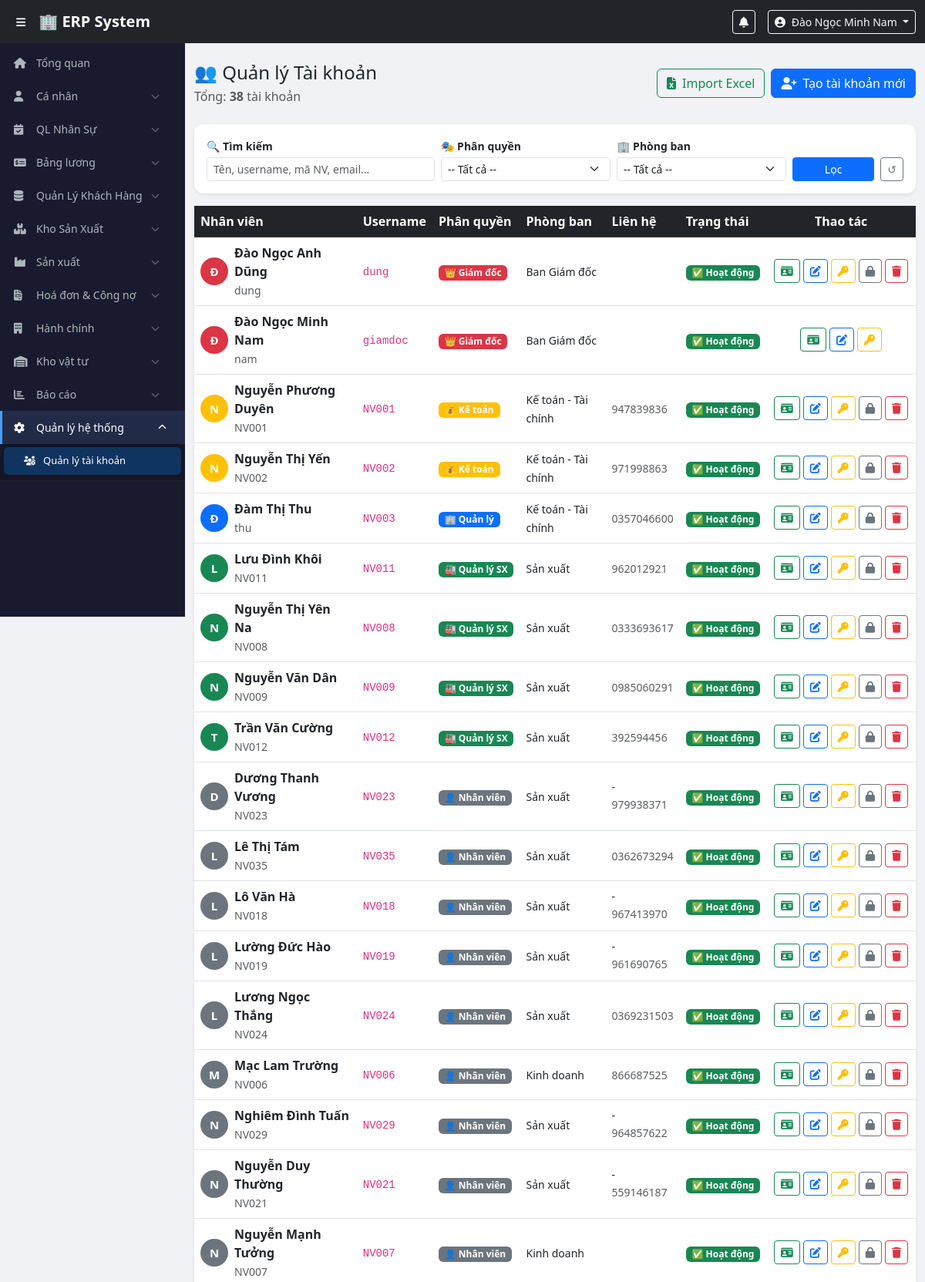
The app's page /modules/users/index.php (signed in, upper part) with its own data.
### tables this page shows
CREATE TABLE `users` (
  `id` int(11) NOT NULL,
  `employee_code` varchar(20) NOT NULL,
  `full_name` varchar(100) NOT NULL,
  `username` varchar(50) NOT NULL,
  `password_hash` varchar(255) NOT NULL,
  `email` varchar(100) DEFAULT NULL,
  `phone` varchar(20) DEFAULT NULL,
  `role_id` int(11) NOT NULL,
  `department_id` int(11) DEFAULT NULL,
  `is_active` tinyint(1) DEFAULT 1,
  `created_at` timestamp NOT NULL DEFAULT current_timestamp()
);

CREATE TABLE `roles` (
  `id` int(11) NOT NULL,
  `name` varchar(50) NOT NULL,
  `display_name` varchar(100) NOT NULL
);

CREATE TABLE `departments` (
  `id` int(11) NOT NULL,
  `name` varchar(100) NOT NULL,
  `created_at` timestamp NOT NULL DEFAULT current_timestamp()
);

### config/auth.php (called while the page is built, shortened)
<?php
function isLoggedIn() {
    return isset($_SESSION['user_id']) && !empty($_SESSION['user_id']);
}
function hasRole(...$roles) {
    return in_array($_SESSION['role'], $roles);
}
function currentUser() {
    return [
        'id'          => $_SESSION['user_id']   ?? null,
        'full_name'   => $_SESSION['full_name'] ?? '',
        'username'    => $_SESSION['username']  ?? '',
        'role'        => $_SESSION['role']      ?? '',
        'role_name'   => $_SESSION['role_name'] ?? '',
        'employee_code' => $_SESSION['employee_code'] ?? '',
        'department_id' => $_SESSION['department_id'] ?? null,
    ];
}
function getRoleBadge($role) {
    $map = [
        'director'   => ['class' => 'danger',   'icon' => '👑', 'label' => 'Giám đốc'],
        'accountant' => ['class' => 'warning',   'icon' => '💰', 'label' => 'Kế toán'],
        'manager'    => ['class' => 'primary',   'icon' => '🏢', 'label' => 'Quản lý'],
        'warehouse'  => ['class' => 'info',      'icon' => '📦', 'label' => 'Quản lý Kho'],
        'production' => ['class' => 'success',   'icon' => '🏭', 'label' => 'Quản lý SX'],
        'employee'   => ['class' => 'secondary', 'icon' => '👤', 'label' => 'Nhân viên'],
    ];
    return $map[$role] ?? ['class' => 'secondary', 'icon' => '❓', 'label' => $role];
}
?>

### modules/users/index.php (the view, shortened to what this page needs)
<?php
require_once $_SERVER['DOCUMENT_ROOT'] . '/erp/config/auth.php';
$pdo  = getDBConnection();
$search     = trim($_GET['search']  ?? '');
$sql    = "SELECT u.*, r.name AS role, r.display_name AS role_name, d.name AS dept_name
           FROM users u
           JOIN roles r ON u.role_id = r.id
           LEFT JOIN departments d ON u.department_id = d.id
           WHERE 1=1 ";
$params = [];
$sql .= " ORDER BY u.is_active DESC, r.id ASC, u.full_name ASC";
$stmt = $pdo->prepare($sql);
$stmt->execute($params);
$users = $stmt->fetchAll();
include $_SERVER['DOCUMENT_ROOT'] . '/erp/includes/header.php';
include $_SERVER['DOCUMENT_ROOT'] . '/erp/includes/sidebar.php';
?>
<div class="main-content">
<div class="container-fluid py-4">
    <div class="d-flex justify-content-between align-items-center mb-4">
        <div>
            <h4 class="mb-1">👥 Quản lý Tài khoản</h4>
            <p class="text-muted mb-0">Tổng: <strong><?= count($users) ?></strong> tài khoản</p>
        </div>
        <div class="d-flex gap-2">
            <a href="/erp/modules/users/import_excel.php" class="btn btn-outline-success">
                <i class="fas fa-file-excel me-2"></i>Import Excel
            </a>
            <a href="/erp/modules/users/create.php" class="btn btn-primary">
                <i class="fas fa-user-plus me-2"></i>Tạo tài khoản mới
            </a>
        </div>
    </div>
    <div class="card border-0 shadow-sm mb-3">
        <div class="card-body py-3">
            <form method="GET" class="row g-2 align-items-end">
                <div class="col-md-4">
                    <label class="form-label small fw-semibold mb-1">🔍 Tìm kiếm</label>
                    <input type="text" name="search" class="form-control form-control-sm"
                           placeholder="Tên, username, mã NV, email..."
                           value="<?= htmlspecialchars($search) ?>">
                </div>
                <div class="col-md-3">
                    <label class="form-label small fw-semibold mb-1">🎭 Phân quyền</label>
                    <select name="role" class="form-select form-select-sm">
                        <option value="">-- Tất cả --</option>
                    </select>
                </div>
                <div class="col-md-3">
                    <label class="form-label small fw-semibold mb-1">🏢 Phòng ban</label>
                    <select name="dept" class="form-select form-select-sm">
                        <option value="">-- Tất cả --</option>
                    </select>
                </div>
                <div class="col-md-2 d-flex gap-2">
                    <button type="submit" class="btn btn-primary btn-sm w-100">Lọc</button>
                    <a href="/erp/modules/users/index.php" class="btn btn-outline-secondary btn-sm">↺</a>
                </div>
            </form>
        </div>
    </div>
    <div class="card border-0 shadow-sm">
        <div class="card-body p-0">
            <div class="table-responsive">
                <table class="table table-hover align-middle mb-0">
                    <thead class="table-dark">
                        <tr>
                            <th>Nhân viên</th>
                            <th>Username</th>
                            <th>Phân quyền</th>
                            <th>Phòng ban</th>
                            <th>Liên hệ</th>
                            <th>Trạng thái</th>
                            <th class="text-center">Thao tác</th>
                        </tr>
                    </thead>
                    <tbody>
                    <?php foreach ($users as $u): ?>
                    <?php $badge = getRoleBadge($u['role']); ?>
                    <tr class="<?= !$u['is_active'] ? 'table-secondary text-muted' : '' ?>">
                        <td>
                            <div class="d-flex align-items-center gap-2">
                                <div class="avatar-circle bg-<?= $badge['class'] ?>">
                                    <?= mb_substr($u['full_name'], 0, 1) ?>
                                </div>
                                <div>
                                    <div class="fw-semibold"><?= htmlspecialchars($u['full_name']) ?></div>
                                    <small class="text-muted"><?= htmlspecialchars($u['employee_code']) ?></small>
                                </div>
                            </div>
                        </td>
                        <td><code><?= htmlspecialchars($u['username']) ?></code></td>
                        <td>
                            <span class="badge bg-<?= $badge['class'] ?>">
                                <?= $badge['icon'] ?> <?= $badge['label'] ?>
                            </span>
                        </td>
                        <td><small><?= htmlspecialchars($u['dept_name'] ?? '-') ?></small></td>
                        <td>
                            <small class="d-block"><?= htmlspecialchars($u['email'] ?? '-') ?></small>
                            <small class="text-muted"><?= htmlspecialchars($u['phone'] ?? '') ?></small>
                        </td>
                        <td>
                            <?php if ($u['is_active']): ?>
                                <span class="badge bg-success">✅ Hoạt động</span>
                            <?php else: ?>
                                <span class="badge bg-secondary">🔒 Đã khoá</span>
                            <?php endif; ?>
                        </td>
                        <td class="text-center">
                            <div class="d-flex justify-content-center gap-1">
				<a href="/erp/modules/users/profile.php?id=<?= $u['id'] ?>"
  					class="btn btn-sm btn-outline-success" title="Hồ sơ nhân viên">
  					  <i class="fas fa-id-card"></i>
				</a>
                                <a href="/erp/modules/users/edit.php?id=<?= $u['id'] ?>"
                                   class="btn btn-sm btn-outline-primary" title="Chỉnh sửa">
                                    <i class="fas fa-edit"></i>
                                </a>
                                <a href="/erp/modules/users/change_password.php?id=<?= $u['id'] ?>"
                                   class="btn btn-sm btn-outline-warning" title="Đổi mật khẩu">
                                    <i class="fas fa-key"></i>
                                </a>
                                <?php if ($u['id'] !== $user['id']): ?>
                                <form method="POST" class="d-inline">
                                    <?php if ($u['is_active']): ?>
                                        <button type="submit" class="btn btn-sm btn-outline-secondary" title="Khoá tài khoản"
                                                onclick="return confirm('Khoá tài khoản <?= htmlspecialchars($u['full_name']) ?>?')">
                                            <i class="fas fa-lock"></i>
                                        </button>
                                    <?php endif; ?>
                                </form>
                                <?php if (hasRole('director')): ?>
                                <form method="POST" class="d-inline">
                                    <button type="submit" class="btn btn-sm btn-outline-danger" title="Xoá tài khoản"
                                            onclick="return confirm('⚠️ Xoá tài khoản <?= htmlspecialchars($u['full_name']) ?>?\nHành động này không thể hoàn tác!')">
                                        <i class="fas fa-trash"></i>
                                    </button>
                                </form>
                                <?php endif; ?>
                                <?php endif; ?>
                            </div>
                        </td>
                    </tr>
                    <?php endforeach; ?>
                    </tbody>
                </table>
            </div>
        </div>
    </div>
</div>
</div>
<?php include $_SERVER['DOCUMENT_ROOT'] . '/erp/includes/footer.php'; ?>

### includes/header.php (shortened to what this page needs)
<?php
$user = currentUser();
?>
<!DOCTYPE html>
<html lang="vi">
<head>
    <link href="https://cdn.jsdelivr.net/npm/bootstrap@5.3.0/dist/css/bootstrap.min.css" rel="stylesheet">
    <link href="https://cdnjs.cloudflare.com/ajax/libs/font-awesome/6.4.0/css/all.min.css" rel="stylesheet">
    <link href="/erp/assets/css/style.css" rel="stylesheet">
</head>
<body>
<nav class="navbar navbar-expand-lg navbar-dark bg-dark fixed-top" style="z-index:1030;">
    <div class="container-fluid">
        <button class="btn btn-sm text-white me-2" id="sidebarToggle">
            <i class="fas fa-bars"></i>
        </button>
        <a class="navbar-brand fw-bold" href="/erp/dashboard.php">🏢 ERP System</a>
        <div class="ms-auto d-flex align-items-center gap-3">
            <div class="dropdown">
                <button class="btn btn-sm btn-outline-light position-relative" data-bs-toggle="dropdown">
                    <i class="fas fa-bell"></i>
                </button>
            </div>
            <div class="dropdown">
                <button class="btn btn-sm btn-outline-light dropdown-toggle" data-bs-toggle="dropdown">
                    <i class="fas fa-user-circle me-1"></i>
                    <?= htmlspecialchars($user['full_name']) ?>
                </button>
            </div>
        </div>
    </div>
</nav>

### assets/css/style.css (style rules this page uses)
body { padding-top: 56px; background: #f0f2f5; font-family: 'Segoe UI', sans-serif; }
.main-content { margin-left: 240px; transition: margin-left 0.3s; min-height: calc(100vh - 56px); }
.card { border-radius: 12px !important; }

### modules/users/index.php (style rules this page uses)
.avatar-circle { width: 36px; height: 36px; border-radius: 50%; display: inline-flex; align-items: center; justify-content: center; color: white; font-weight: 700; font-size: 15px; flex-shrink: 0; }

### records on screen
users: full_name "Đào Ngọc Minh Nam", full_name "Đ", employee_code "nam", username "giamdoc", role.name "👑", role.name "Giám đốc", department.name "Ban Giám đốc", is_active "✅ Hoạt động"
users: full_name "Đ", full_name "Đào Ngọc Anh Dũng", employee_code "dung", username "dung", role.name "👑", role.name "Giám đốc", department.name "Ban Giám đốc", is_active "✅ Hoạt động"
users: full_name "N", full_name "Nguyễn Phương Duyên", employee_code "NV001", username "NV001", role.name "💰", role.name "Kế toán", department.name "Kế toán - Tài chính", phone "947839836", is_active "✅ Hoạt động"
users: full_name "N", full_name "Nguyễn Thị Yến", employee_code "NV002", username "NV002", role.name "💰", role.name "Kế toán", department.name "Kế toán - Tài chính", phone "971998863", is_active "✅ Hoạt động"
users: full_name "Đ", full_name "Đàm Thị Thu", employee_code "thu", username "NV003", role.name "🏢", role.name "Quản lý", department.name "Kế toán - Tài chính", phone "0357046600", is_active "✅ Hoạt động"
users: full_name "L", full_name "Lưu Đình Khôi", employee_code "NV011", username "NV011", role.name "🏭", role.name "Quản lý SX", department.name "Sản xuất", phone "962012921", is_active "✅ Hoạt động"
users: full_name "N", full_name "Nguyễn Thị Yên Na", employee_code "NV008", username "NV008", role.name "🏭", role.name "Quản lý SX", department.name "Sản xuất", phone "0333693617", is_active "✅ Hoạt động"
users: full_name "N", full_name "Nguyễn Văn Dân", employee_code "NV009", username "NV009", role.name "🏭", role.name "Quản lý SX", department.name "Sản xuất", phone "0985060291", is_active "✅ Hoạt động"
users: full_name "T", full_name "Trần Văn Cường", employee_code "NV012", username "NV012", role.name "🏭", role.name "Quản lý SX", department.name "Sản xuất", phone "392594456", is_active "✅ Hoạt động"
users: full_name "D", full_name "Dương Thanh Vương", employee_code "NV023", username "NV023", role.name "Nhân viên", department.name "Sản xuất", email "-", phone "979938371", is_active "✅ Hoạt động"
users: full_name "L", full_name "Lê Thị Tám", employee_code "NV035", username "NV035", role.name "Nhân viên", department.name "Sản xuất", phone "0362673294", is_active "✅ Hoạt động"
users: full_name "L", full_name "Lô Văn Hà", employee_code "NV018", username "NV018", role.name "Nhân viên", department.name "Sản xuất", email "-", phone "967413970", is_active "✅ Hoạt động"
users: full_name "L", full_name "Lường Đức Hào", employee_code "NV019", username "NV019", role.name "Nhân viên", department.name "Sản xuất", email "-", phone "961690765", is_active "✅ Hoạt động"
users: full_name "L", full_name "Lương Ngọc Thắng", employee_code "NV024", username "NV024", role.name "Nhân viên", department.name "Sản xuất", phone "0369231503", is_active "✅ Hoạt động"
users: full_name "M", full_name "Mạc Lam Trường", employee_code "NV006", username "NV006", role.name "Nhân viên", department.name "Kinh doanh", phone "866687525", is_active "✅ Hoạt động"
users: full_name "N", full_name "Nghiêm Đình Tuấn", employee_code "NV029", username "NV029", role.name "Nhân viên", department.name "Sản xuất", email "-", phone "964857622", is_active "✅ Hoạt động"
users: full_name "N", full_name "Nguyễn Duy Thường", employee_code "NV021", username "NV021", role.name "Nhân viên", department.name "Sản xuất", email "-", phone "559146187", is_active "✅ Hoạt động"
users: full_name "N", full_name "Nguyễn Mạnh Tưởng", employee_code "NV007", username "NV007", role.name "Nhân viên", department.name "Kinh doanh", is_active "✅ Hoạt động"

### other values on screen
count($users) "38"
